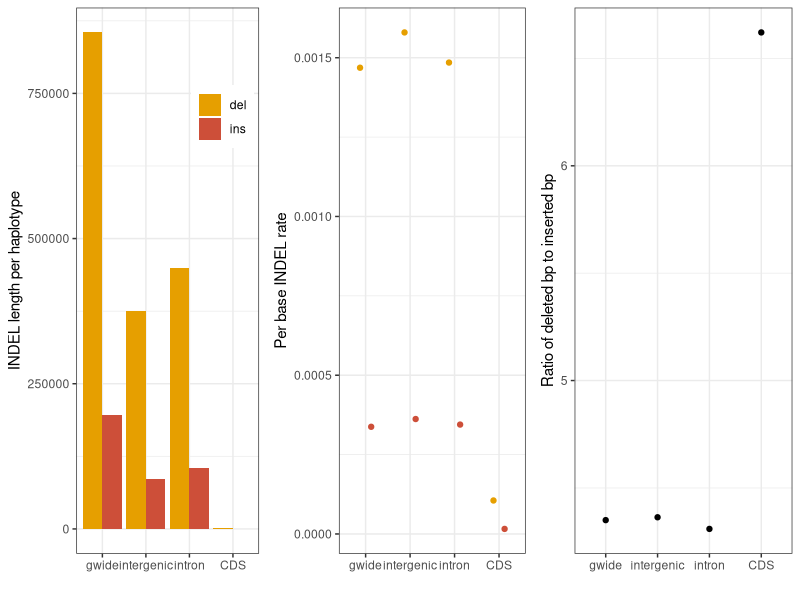

Recreate this plot in R.
# Title     : regional length analysis
# Objective : plot INDEL length stats in different regions
# Created by: henryjuho
# Created on: 13/11/2017

library(dplyr)
library(ggplot2)
library(gridExtra)

cbPalette <- c("#E69F00", 'tomato 3', 'steel blue', "#999999", "#56B4E9", "#009E73", "#F0E442", "#0072B2", "#D55E00", "#CC79A7")

bgi_lengths = read.csv('bgi_10birds_bp_loss_gain.csv')

gwide_lens = summarise(group_by(subset(bgi_lengths, chr!='chrZ'), indel_type, region),
    call = sum(callable), total_bp = sum(total))

gwide_lens$indel_per_base = (gwide_lens$total_bp / 20.0) / gwide_lens$call
gwide_lens$region = factor(gwide_lens$region,
    levels=c('gwide', 'intergenic', 'intron', 'CDS'))

rdi_data = subset(gwide_lens, indel_type=='del', select=c(region, total_bp))
rdi_data$ins_bp = subset(gwide_lens, indel_type=='ins', select=c(region, total_bp))$total_bp
rdi_data$rdi = rdi_data$total_bp / rdi_data$ins_bp

length_plot = ggplot(gwide_lens, aes(x=region, y=total_bp/20.0, fill=indel_type)) +
    geom_bar(stat='identity', position='dodge') +
    theme_bw() +
    scale_fill_manual(values=cbPalette) +
    ylab('INDEL length per haplotype') + xlab('') +
    theme(legend.title=element_blank(), legend.position=c(0.8, 0.8))

rate_plot = ggplot(gwide_lens, aes(x=region, y=indel_per_base, colour=indel_type)) +
    geom_point(stat='identity', position=position_dodge(width=.5)) +
    theme_bw() +
    scale_colour_manual(values=cbPalette) +
    ylab('Per base INDEL rate') + xlab('') +
    theme(legend.position='none')

rdi_plot = ggplot(rdi_data, aes(x=region, y=rdi,)) +
    geom_point(stat='identity') +
    theme_bw() +
    scale_fill_manual(values=cbPalette) +
    ylab('Ratio of deleted bp to inserted bp') + xlab('') +
    theme(legend.position='none')


png('regional_length_plots.png', height=3, width=9, units='in', res=320)
grid.arrange(length_plot, rate_plot, rdi_plot, nrow=1)
dev.off()
